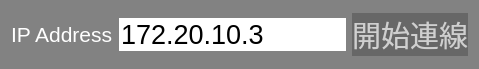
        <widget class="QGroupBox" name="IP_address_bar">
         <property name="geometry">
          <rect>
           <x>1020</x>
           <y>600</y>
           <width>479</width>
           <height>69</height>
          </rect>
         </property>
         <property name="styleSheet">
          <string notr="true">color: rgb(255, 255, 255);
background-color: rgb(130, 130, 130);
border-radius: 20px solid gray;</string>
         </property>
         <layout class="QHBoxLayout" name="horizontalLayout_24">
          <item>
           <widget class="QLabel" name="label_25">
            <property name="font">
             <font>
              <pointsize>16</pointsize>
             </font>
            </property>
            <property name="text">
             <string>IP Address</string>
            </property>
           </widget>
          </item>
          <item>
           <widget class="QLineEdit" name="ip_content">
            <property name="enabled">
             <bool>true</bool>
            </property>
            <property name="font">
             <font>
              <pointsize>20</pointsize>
             </font>
            </property>
            <property name="styleSheet">
             <string notr="true">background-color: rgb(255, 255, 255);
color: rgb(0, 0, 0);</string>
            </property>
            <property name="text">
             <string>172.20.10.3</string>
            </property>
           </widget>
          </item>
          <item>
           <widget class="QPushButton" name="fpga_connect">
            <property name="font">
             <font>
              <pointsize>22</pointsize>
              <kerning>true</kerning>
             </font>
            </property>
            <property name="styleSheet">
             <string notr="true">
QPushButton{border-radius: 5px solid gray;
background-color: rgb(103, 103, 103);
color: rgb(207, 207, 207);}

QPushButton:hover {border-radius: 5px solid gray;
background-color: rgb(130, 130, 130);
color: rgb(207, 207, 207);}

QPushButton:pressed {border-radius: 5px solid gray;
background-color: rgb(71, 71, 71);
color: rgb(207, 207, 207);}
</string>
            </property>
            <property name="text">
             <string>開始連線</string>
            </property>
           </widget>
          </item>
         </layout>
        </widget>
